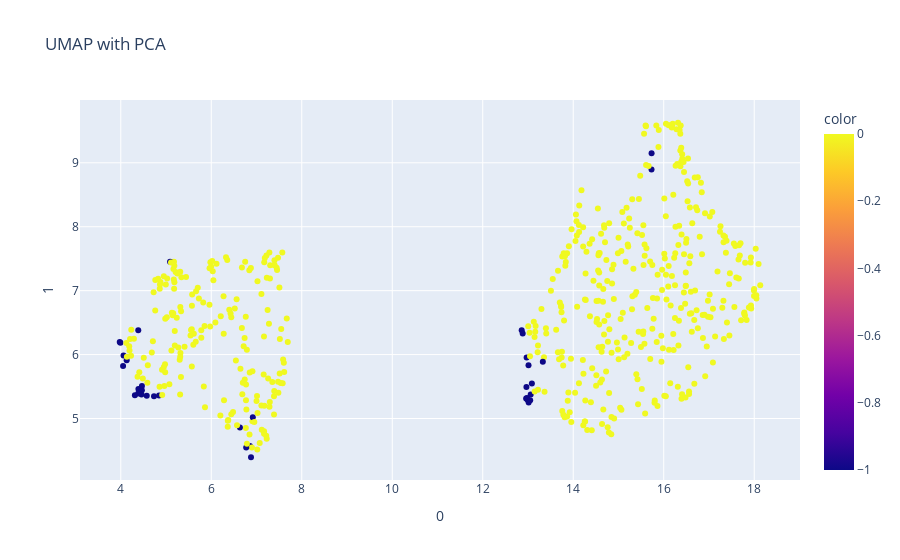

Write notebook code for a chart like this one.
### Code cell
fig = px.scatter(umap_fitted, x=0, y=1, color=pca_labels, title='UMAP with PCA')
fig.show()

### Figure 1 — Plotly figure (JSON) as saved in the notebook; plotly's stock layout.template omitted (floating-point values rounded to 4 significant figures; data arrays with more than 128 entries replaced by an {"elided": "..."} marker saying what was removed)
{"data": [{"hovertemplate": "0=%{x}<br>1=%{y}<br>color=%{marker.color}<extra></extra>", "legendgroup": "", "marker": {"color": {"elided": "569 int values"}, "coloraxis": "coloraxis", "symbol": "circle"}, "mode": "markers", "name": "", "orientation": "v", "showlegend": false, "type": "scatter", "x": {"elided": "569 float values"}, "xaxis": "x", "y": {"elided": "569 float values"}, "yaxis": "y"}], "layout": {"coloraxis": {"colorbar": {"title": {"text": "color"}}, "colorscale": [[0, "#0d0887"], [0.1111, "#46039f"], [0.2222, "#7201a8"], [0.3333, "#9c179e"], [0.4444, "#bd3786"], [0.5556, "#d8576b"], [0.6667, "#ed7953"], [0.7778, "#fb9f3a"], [0.8889, "#fdca26"], [1, "#f0f921"]]}, "legend": {"tracegroupgap": 0}, "title": {"text": "UMAP with PCA"}, "xaxis": {"anchor": "y", "domain": [0, 1], "title": {"text": "0"}}, "yaxis": {"anchor": "x", "domain": [0, 1], "title": {"text": "1"}}}}
